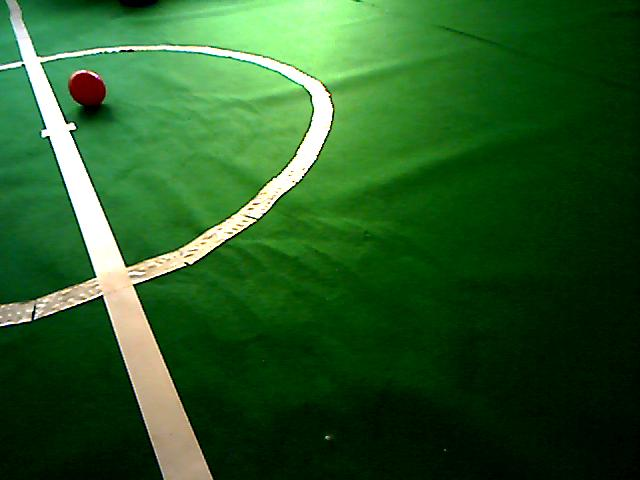
//> input picture OpenCV/BallDetection/BallDetection/781 v=40 h=30.yuv.rgb.jpg, 640 x 480 px
$ ./BallRec   (built with g++ and OpenCV 4)
//> lines starting //> are read from the running program, lines starting //| are printed output that depends on the picture; after the words box and inside, x2 and y2 are one past the last pixel; in counts of white or black regions, pixels touching at a corner belong together
#include <opencv2/core/core.hpp>
#include <opencv2/highgui/highgui.hpp>
#include <opencv2/imgproc/imgproc.hpp>
#include <iostream>

using namespace cv;
using namespace std;

int main(void)
{
    Mat src, src_gray;

    src = imread("781 v=40 h=30.yuv.rgb.jpg", 1 );
//> src is the input picture: 480 rows x 640 cols, CV_8UC3; mean B, G, R 38.3, 90.9, 40.6

    cvtColor( src, src_gray, CV_BGR2GRAY );
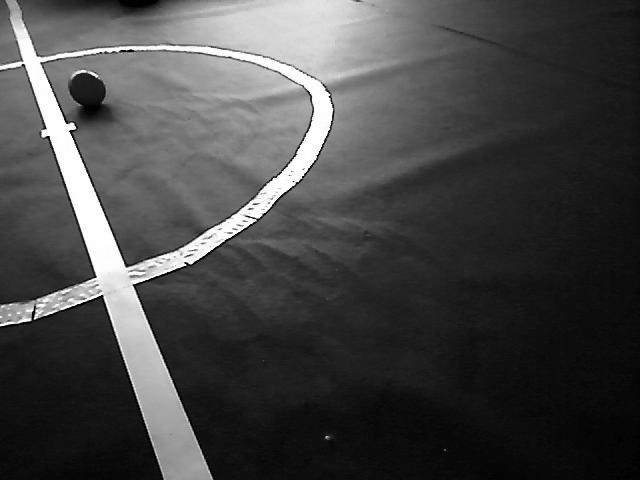
//> src_gray: 480 rows x 640 cols, CV_8UC1; min 0, max 255, mean 69.9

//    GaussianBlur( src_gray, src_gray, Size(9, 9), 2, 2 );

    vector<Vec3f> circles;

    HoughCircles( src_gray, circles, CV_HOUGH_GRADIENT, 1, src_gray.rows/8, 100, 20, 10, 20 );
//> circles = 1 circle (x, y, radius): [86.5, 87.5, 17.2]

    for( size_t i = 0; i < circles.size(); i++ )
    {
        Point center(cvRound(circles[i][0]), cvRound(circles[i][1]));
        int radius = cvRound(circles[i][2]);
        // circle center
        circle( src, center, 3, Scalar(0,255,0), -1, 8, 0 );
        // circle outline
        circle( src, center, radius, Scalar(0,0,255), 3, 8, 0 );
    }
//> this loop made 1 pass
//> (center, radius) on pass 1: (Point(86, 88), 17)
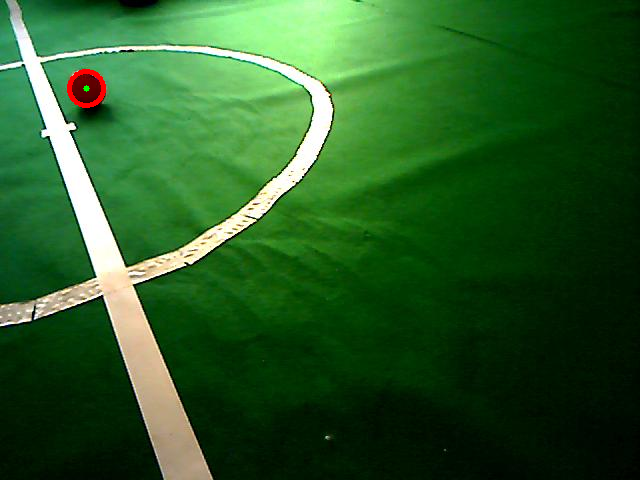
//> src: 480 rows x 640 cols, CV_8UC3; 0.18% of pixels changed, all inside (x1, y1, x2, y2) = (67, 69, 106, 108)

    namedWindow( "Ball Recognize", CV_WINDOW_AUTOSIZE );
    imshow( "Ball Recognize", src );

    waitKey(0);rW5hY9uayZQMS9Sh
    return 0;
//> (this line was passed over: rW5hY9uayZQMS9Sh is not available in this run)
}

$ run again, with OpenCV/BallDetection/BallDetection/1208 v=30 h=60.yuv.rgb.jpg copied over OpenCV/BallDetection/BallDetection/781 v=40 h=30.yuv.rgb.jpg
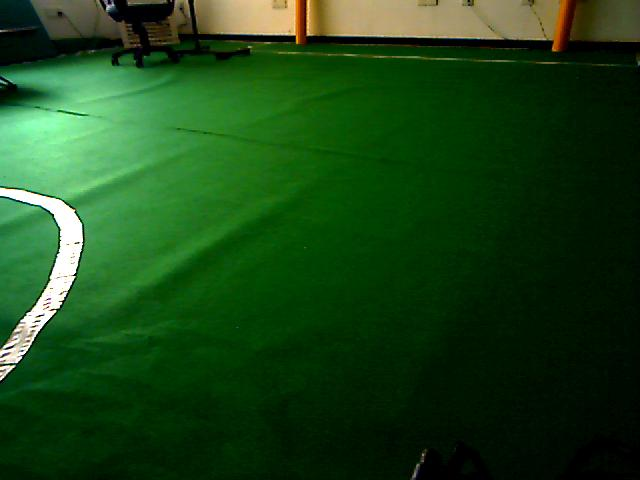
//> input picture OpenCV/BallDetection/BallDetection/1208 v=30 h=60.yuv.rgb.jpg, 640 x 480 px
//> src is the input picture: 480 rows x 640 cols, CV_8UC3; mean B, G, R 22.9, 68.4, 25.5
//> `cvtColor( src, src_gray, CV_BGR2GRAY );`:
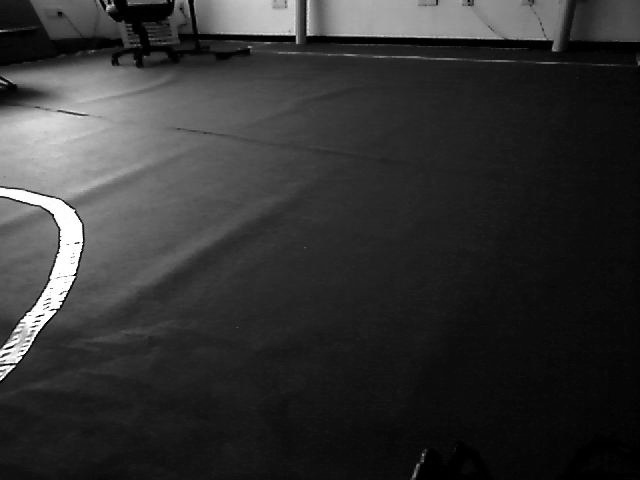
//> src_gray: 480 rows x 640 cols, CV_8UC1; min 0, max 255, mean 50.4
//> circles = empty

$ run again, with OpenCV/BallDetection/BallDetection/1699 v=40 h=30.yuv.rgb.jpg copied over OpenCV/BallDetection/BallDetection/781 v=40 h=30.yuv.rgb.jpg
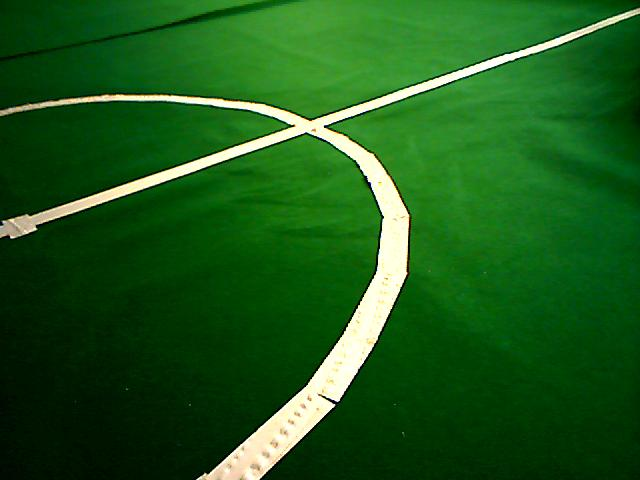
//> input picture OpenCV/BallDetection/BallDetection/1699 v=40 h=30.yuv.rgb.jpg, 640 x 480 px
//> src is the input picture: 480 rows x 640 cols, CV_8UC3; mean B, G, R 26.6, 89.9, 28.6
//> `cvtColor( src, src_gray, CV_BGR2GRAY );`:
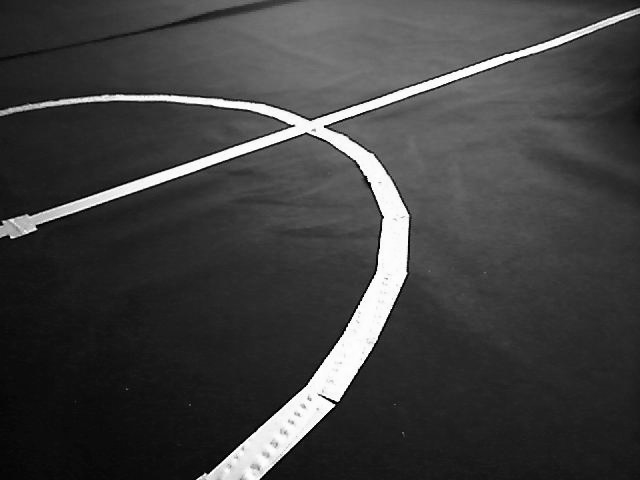
//> src_gray: 480 rows x 640 cols, CV_8UC1; min 1, max 255, mean 64.3
//> circles = empty

$ run again, with OpenCV/BallDetection/BallDetection/1764 v=65 h=0.yuv.rgb.jpg copied over OpenCV/BallDetection/BallDetection/781 v=40 h=30.yuv.rgb.jpg
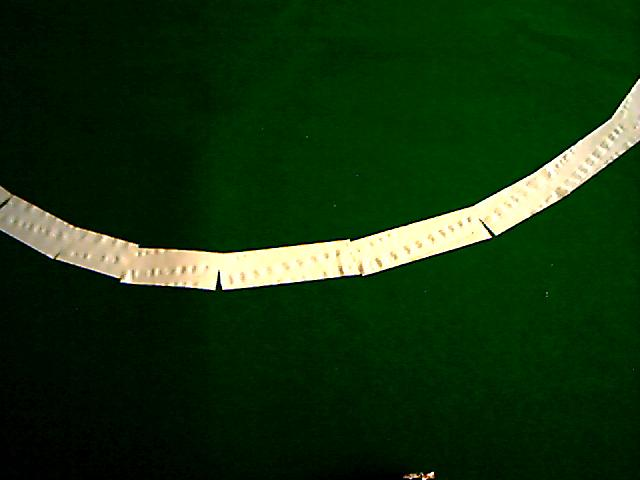
//> input picture OpenCV/BallDetection/BallDetection/1764 v=65 h=0.yuv.rgb.jpg, 640 x 480 px
//> src is the input picture: 480 rows x 640 cols, CV_8UC3; mean B, G, R 15.7, 49.6, 20.1
//> `cvtColor( src, src_gray, CV_BGR2GRAY );`:
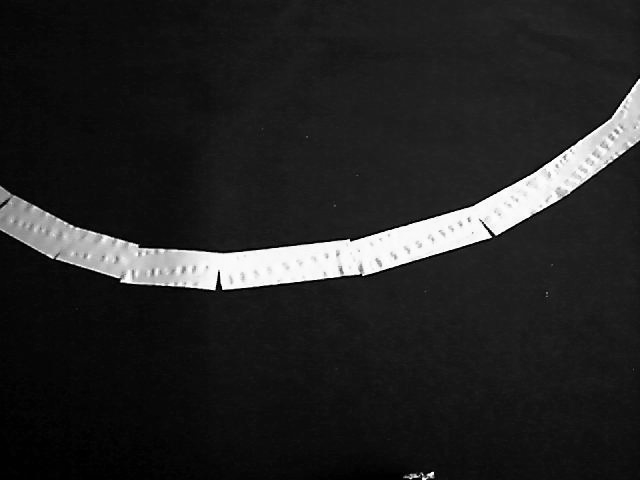
//> src_gray: 480 rows x 640 cols, CV_8UC1; min 0, max 255, mean 36.9
//> circles = empty
